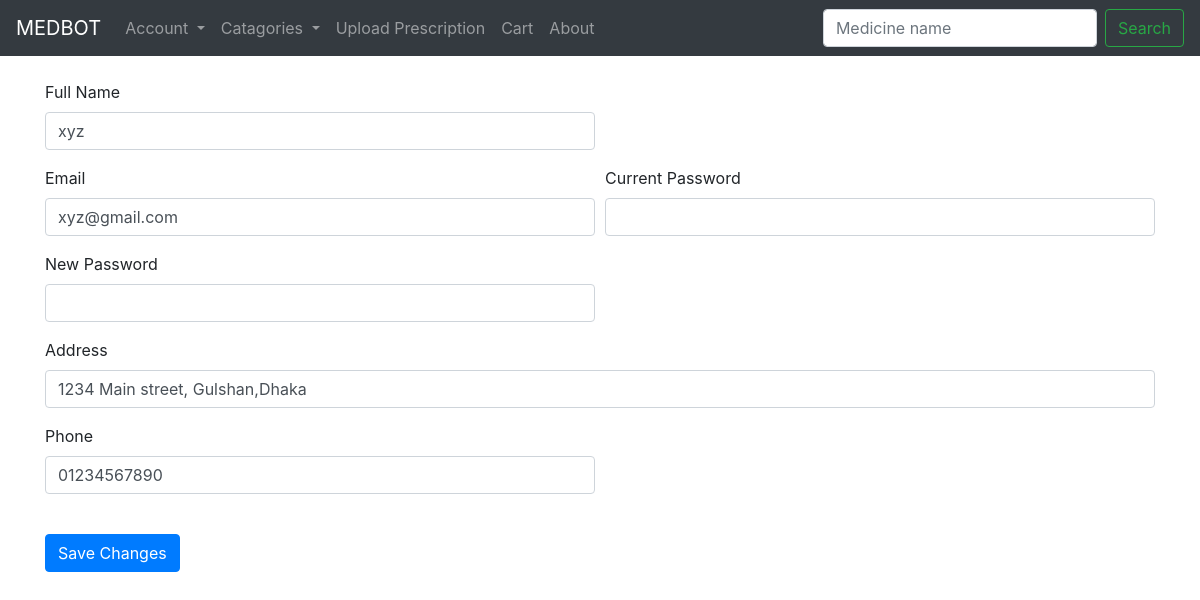
Page /myaccount (signed in) on the earlier database version.
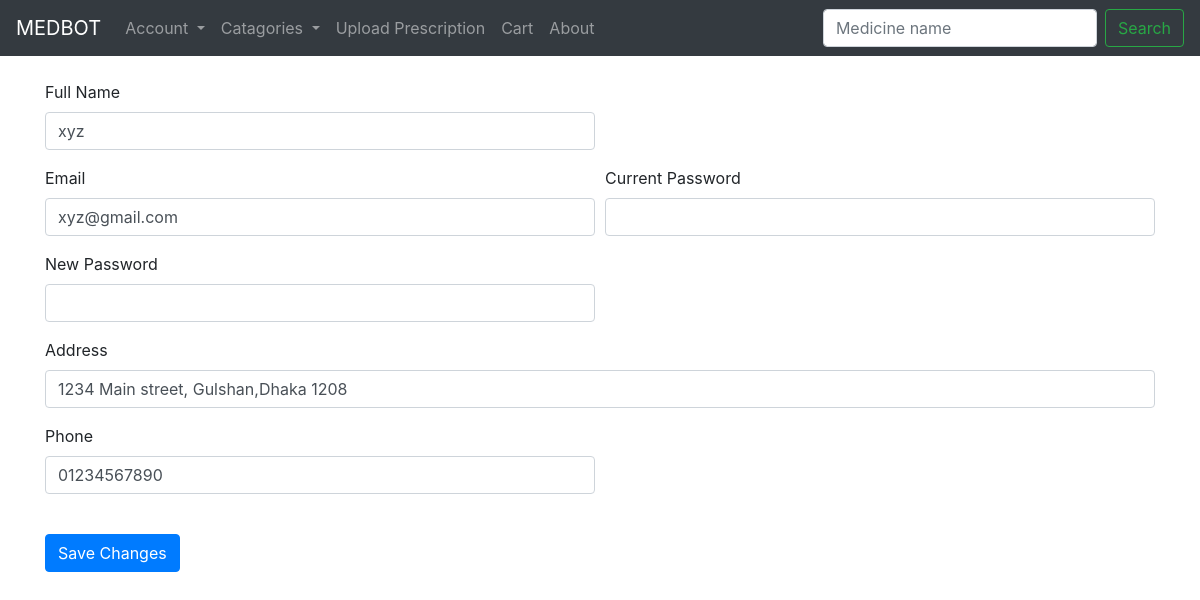
Same page on the later database version.
### medbot_app/models.py (models this page shows, shortened)
class Customer(models.Model):
	customer_name = models.CharField(max_length = 100)
	customer_id = models.BigAutoField(primary_key = True, serialize = False)
	birthdate = models.DateField()
	customer_address = models.CharField(max_length = 254)
	customer_password = models.CharField(max_length = 100)
	customer_email = models.EmailField(max_length = 254)
	customer_phone = models.CharField(max_length = 15)
	customer_longT = models.CharField(max_length = 20, default= "90.40")
	customer_latiT = models.CharField(max_length = 20, default= "20.40")

### medbot_app/views.py (the view)
# urls.py: path('myaccount', views.settingsC, name='settingsC'),
def settingsC(request):
	if request.session.is_empty():
		return redirect('loginC')
	else:
		obj = Customer.objects.filter(customer_id = request.session['userId'])
		context = {'all': obj, }
		return render(request, 'settingsC.html', context)

### medbot_app/templates/settingsC.html (shortened to what this page needs)
{% extends 'baseC.html' %}
{% block content %}
{% if all %}
	<form action="{% url 'profileC' %}" method="POST">
		<div class="form-row">
		  <div class="form-group col-md-6">
		    <label for="inputName">Full Name</label>
		    <input type="text" class="form-control" id="inputCity" name="username" required="True" value="{{ all.0.customer_name }}">
		  </div>
		</div>
		<div class="form-row">
		  <div class="form-group col-md-6">
		    <label for="inputEmail4">Email</label>
		    <input type="email" class="form-control" id="inputEmail4" name="email" required="True" value="{{ all.0.customer_email }}">
		  </div>
		  <div class="form-group col-md-6">
		    <label for="inputPassword4">Current Password</label>
		    <input type="password" class="form-control" id="inputPassword4" name="cpassword">
		  </div>
		  <div class="form-group col-md-6">
		    <label for="inputPassword4">New Password</label>
		    <input type="password" class="form-control" id="inputPassword4" name="npassword">
		  </div>
		</div>
		<div class="form-group">
		  <label for="inputAddress">Address</label>
		  <input type="text" class="form-control" id="inputAddress" placeholder="1234 Main St" name="address" required="True" value="{{ all.0.customer_address }}">
		</div>
		<div class="form-row">
		  <div class="form-group col-md-6">
		    <label for="inputPhone">Phone</label>
		    <input type="text" class="form-control" id="inputCity" name="phone" required="True" value="{{ all.0.customer_phone }}">
		  </div>
		</div>
	  	<div class="form-row">
			<div class="col-auto">
				<button type="submit" id="registerOK" class="btn btn-primary my-4">Save Changes</button>
			</div>
		</div>
	</form>
{% endif %}
{% endblock %}

Differences in the rows shown:
changed Customer "xyz": address "1234 Main street, Gulshan,Dhaka" → "1234 Main street, Gulshan,Dhaka 1208"
